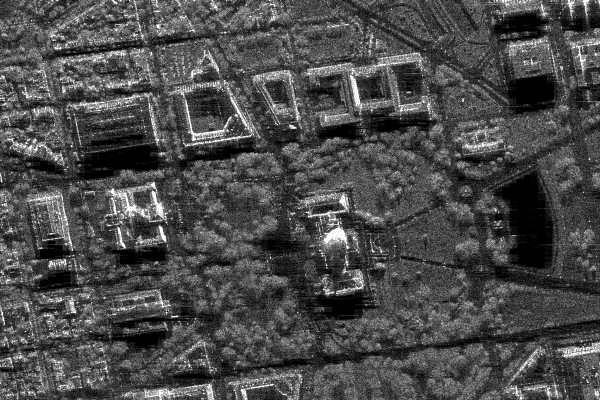
#> input picture Practice_1/sar_1_gray.jpg, 600 x 400 px
$ jupyter execute lab1.ipynb
#> lines starting #> are read from the running program, lines starting #| are printed output that depends on the picture; long printed decimals are rounded
[cell 1]
import cv2
import numpy as np
import matplotlib.pyplot as plt
from skimage.metrics import structural_similarity, mean_squared_error

[cell 2]
# 1) Загрузка фото
image = cv2.imread("sar_1_gray.jpg")
#> image is the input picture: shape (400, 600, 3); min 0, max 255, mean 74.9
image_gray = cv2.cvtColor(image, cv2.COLOR_BGR2GRAY)
print("1) shape:", image_gray.shape, "dtype:", image_gray.dtype)
#| 1) shape: (400, 600) dtype: uint8

plt.imshow(image_gray, cmap="gray")

[cell 3]
# 2) Гистограмма
hist = cv2.calcHist([image_gray], [0], None, [256], (0, 256), accumulate=False)
#> hist = 256 values, max 3786 at index 1, min 40 at index 251, mean 937.5

plt.plot(hist)
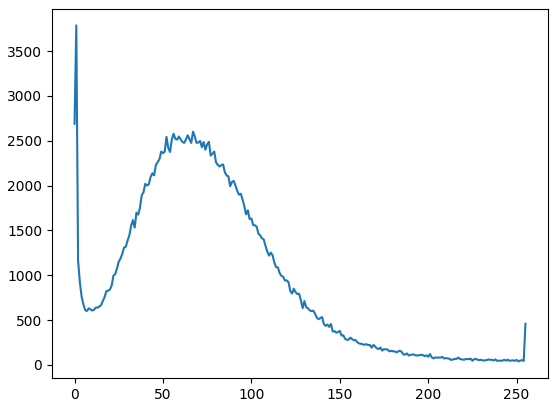
#> figure drawn by matplotlib, 1 panel; curve peaks at x = 1, y = 3786

[cell 4]
# 3) Алгоритм гамма коррекции
gamma_low = 0.5
gamma_high = 2.0

normalized = image_gray.astype(np.float64) / 255.0

corrected_low = np.power(normalized, gamma_low) * 255.0
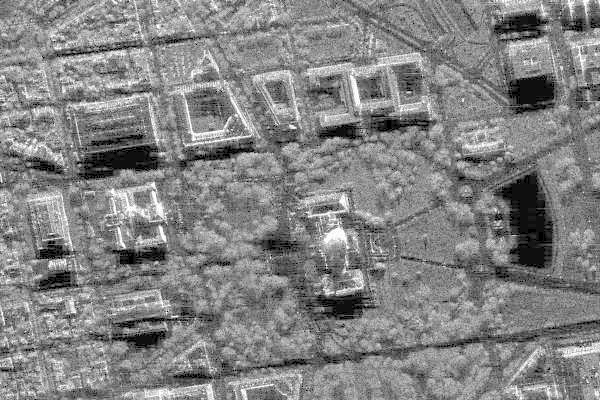
#> corrected_low: shape (400, 600) float64; min 0, max 255, mean 131.1
corrected_low = np.clip(corrected_low, 0, 255).astype(np.uint8)

corrected_high = np.power(normalized, gamma_high) * 255.0
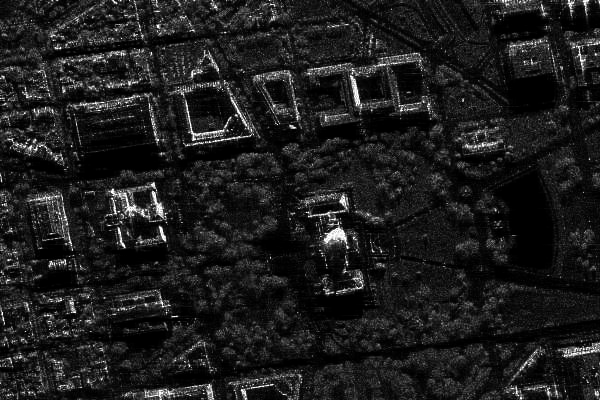
#> corrected_high: shape (400, 600) float64; min 0, max 255, mean 29.5
corrected_high = np.clip(corrected_high, 0, 255).astype(np.uint8)

plt.imshow(image_gray, cmap="gray")
plt.title("Original")

[cell 5]
plt.imshow(corrected_low, cmap="gray")
plt.title("Gamma 0.5")

[cell 6]
plt.imshow(corrected_high, cmap="gray")
plt.title("Gamma 2.0")

[cell 7]
# 4) Сравнение оригинала и гамма-коррекции: MSE, SSIM
print("4) gamma =", gamma_low)
ssim_low = structural_similarity(image_gray, corrected_low)
#> ssim_low = 0.788
print("SSIM: {}".format(ssim_low))
#| SSIM: 0.7875
mse_low = mean_squared_error(image_gray, corrected_low)
#> mse_low = 3250.4
print("MSE:", mse_low)
#| MSE: 3250.429

print("4) gamma =", gamma_high)
ssim_high = structural_similarity(image_gray, corrected_high)
#> ssim_high = 0.527
print("SSIM: {}".format(ssim_high))
#| SSIM: 0.527
mse_high = mean_squared_error(image_gray, corrected_high)
#> mse_high = 2383.8
print("MSE:", mse_high)
#| MSE: 2383.764

[cell 8]
# 5) Статистическая цветокоррекция на основе статистики eq_gray
hist_cum = hist.cumsum()
#> hist_cum = 256 values from 2689 to 240000
cdf_min = hist_cum[hist_cum > 0].min()
#> cdf_min = 2689

lut = np.round((hist_cum - cdf_min) / (image_gray.size - cdf_min) * 255)
#> lut = 256 values from 0 to 255
lut = np.clip(lut, 0, 255).astype(np.uint8)
eq_gray = lut[image_gray]
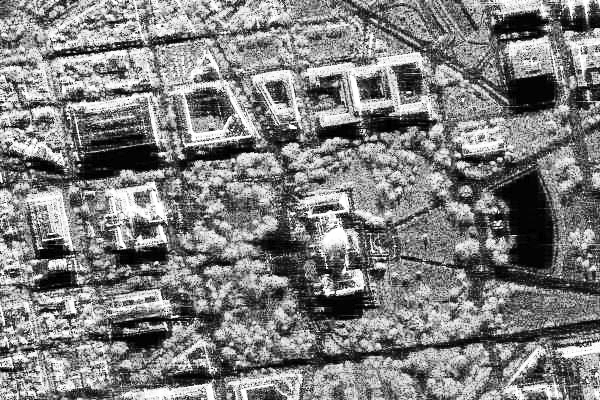
#> eq_gray: shape (400, 600); min 0, max 255, mean 127

mean = eq_gray.mean()
#> mean = 127
std = eq_gray.std()
#> std = 74.27
print("5) eq_gray mean, std:", mean, std)
#| 5) eq_gray mean, std: 127.026 74.270

source = image_gray.astype(np.float64)

stat_corrected = (source - source.mean()) * (std / source.std()) + mean
stat_corrected = np.clip(stat_corrected, 0, 255).astype(np.uint8)
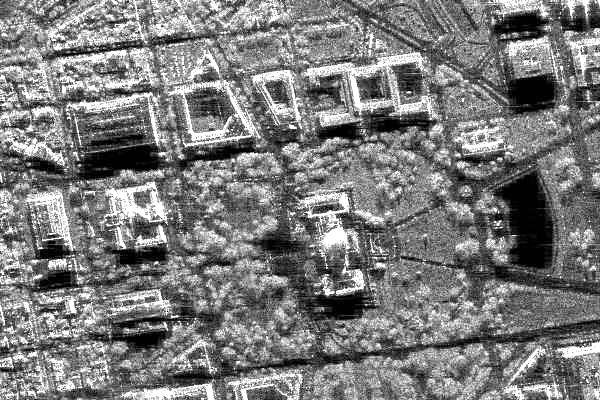
#> stat_corrected: shape (400, 600); min 0, max 255, mean 123.1

print("5) original mean, std:", image_gray.mean(), image_gray.std())
#| 5) original mean, std: 74.942 43.658
print("5) corrected mean, std:", stat_corrected.mean(), stat_corrected.std())
#| 5) corrected mean, std: 123.118 65.303

[cell 9]
plt.imshow(image_gray, cmap="gray")
plt.title("Original")

[cell 10]
plt.imshow(eq_gray, cmap="gray")
plt.title("Equalized")

[cell 11]
plt.imshow(stat_corrected, cmap="gray")
plt.title("Statistically corrected")

[cell 12]
# 6) Пороговая фильтрация с разными параметрами
threshold_values = [80, 128, 180]
threshold_names = ["BINARY", "BINARY_INV", "TRUNC", "TOZERO", "TOZERO_INV"]
threshold_flags = [cv2.THRESH_BINARY, cv2.THRESH_BINARY_INV, cv2.THRESH_TRUNC, cv2.THRESH_TOZERO, cv2.THRESH_TOZERO_INV]

_, axes = plt.subplots(len(threshold_values), len(threshold_names), figsize=(18, 10))

for row in range(len(threshold_values)):
    t_val = threshold_values[row]
    for col in range(len(threshold_names)):
        t_name = threshold_names[col]
        t_flag = threshold_flags[col]
        _, result = cv2.threshold(image_gray, t_val, 255, t_flag)
        nonzero_fraction = np.count_nonzero(result) / result.size
        print("6) type =", t_name, "threshold =", t_val, "nonzero fraction =", nonzero_fraction)
        axes[row, col].imshow(result, cmap="gray")
        axes[row, col].set_title(t_name + " " + str(t_val))
        axes[row, col].axis("off")
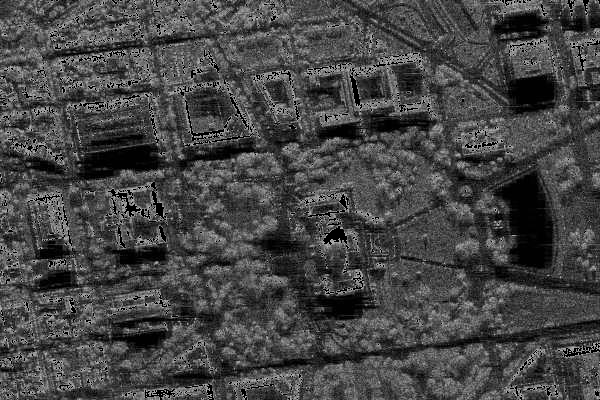
#> result: shape (400, 600); min 0, max 180, mean 69.4
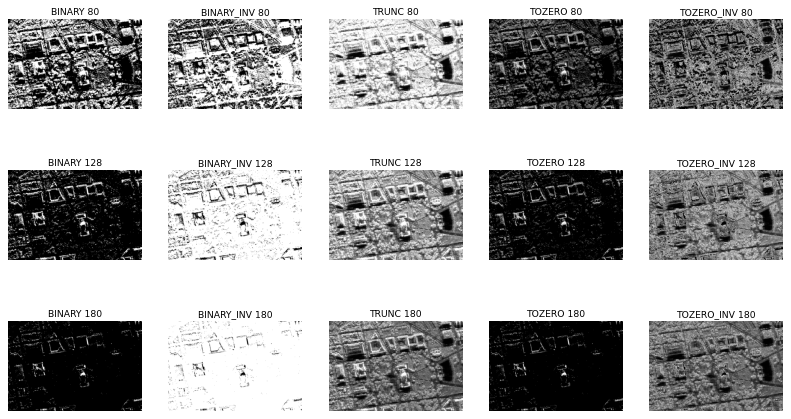
#> figure drawn by matplotlib, 15 panels
